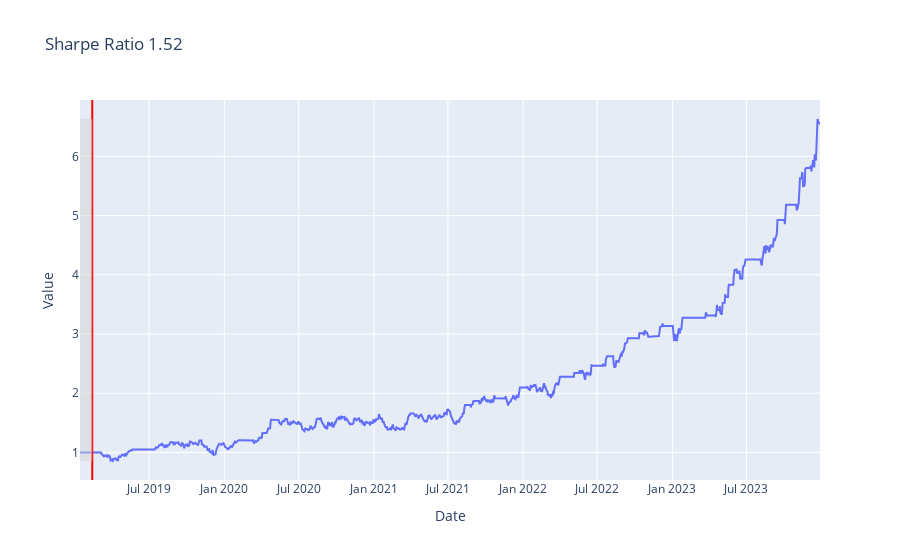

The notebook cell this image was saved under:
### Markdown cell above
#### Baseline trading policies

### Code cell
trader = ag.Trading(train,test)
threshold_policy = bp.ThresholdTradingPolicy(enter_long = mu-0.2*sigma, exit_long=mu-0.05*sigma, enter_short = mu+0.2*sigma, exit_short = mu+0.05*sigma)
bt = btest.Backtester(trader, threshold_policy)
bt.summary()

### Figure 1 — Plotly figure (JSON) as saved in the notebook; plotly's stock layout.template omitted (floating-point values rounded to 4 significant figures; data arrays with more than 128 entries replaced by an {"elided": "..."} marker saying what was removed)
{"data": [{"mode": "lines", "name": "Cumulative Returns", "type": "scatter", "x": {"elided": "1303 str values"}, "y": {"elided": "1303 float values"}}], "layout": {"shapes": [{"line": {"color": "Red", "width": 2}, "name": "End of Lookback", "type": "line", "x0": "2019-02-12T00:00:00", "x1": "2019-02-12T00:00:00", "xref": "x", "y0": 0, "y1": 1, "yref": "y domain"}, {"fillcolor": "lightgrey", "line": {"width": 0}, "opacity": 0.5, "type": "rect", "x0": "2019-01-13T00:00:00", "x1": "2019-02-12T00:00:00", "y0": 0.856, "y1": 6.631}], "title": {"text": "Sharpe Ratio 1.52"}, "xaxis": {"title": {"text": "Date"}}, "yaxis": {"title": {"text": "Value"}}}}
